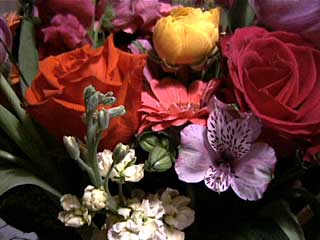
#> input picture images/blurA.bmp, 320 x 240 px
$ python analogies.py   (Python 2 division)
#> lines starting #> are read from the running program, lines starting #| are printed output that depends on the picture
import cv2
import numpy as np
from sklearn.neighbors import NearestNeighbors
from annoy import AnnoyIndex

def makePyramid(image, levels=4, filename=None):
    if filename:
        image = cv2.imread(filename)
    G = image.copy()
    gpImage = [G]
    for i in xrange(levels):
        G = cv2.pyrDown(G)
        gpImage.append(G)
    return gpImage

#numpy slicing/stacking is faster than python bytecode looping
def extractFeatures(features, neighborhoodSize, pixelI, pixelJ):
    height, width, num = features.shape
    radius = neighborhoodSize / 2
    startI, endI = pixelI - radius, pixelI + radius
    startJ, endJ = pixelJ - radius, pixelJ + radius
    mirrorTop, mirrorBottom, mirrorLeft, mirrorRight = [False]*4
    if startI < 0:
        startI = 0
        mirrorTop = True
    if endI > height - 1:
        endI = height - 1
        mirrorBottom = True
    if startJ < 0:
        startJ = 0
        mirrorLeft = True
    if endJ > width - 1:
        endJ = width - 1
        mirrorRight = True
    neighborhood = features[startI:endI + 1, startJ:endJ + 1]
    if mirrorTop:
        nH, nW, _ = neighborhood.shape
        toStack = neighborhood[0:neighborhoodSize - nH, :]
        neighborhood = np.vstack((np.flipud(toStack), neighborhood))
    if mirrorBottom:
        nH, nW, _ = neighborhood.shape
        toStack = neighborhood[nH*2 - neighborhoodSize:nH, :]
        neighborhood = np.vstack((neighborhood, np.flipud(toStack)))
    if mirrorLeft:
        nH, nW, _ = neighborhood.shape
        toStack = neighborhood[:, 0:neighborhoodSize - nW]
        neighborhood = np.hstack((np.fliplr(toStack), neighborhood))
    if mirrorRight:
        nH, nW, _ = neighborhood.shape
        toStack = neighborhood[:, nW*2 - neighborhoodSize:nW]
        neighborhood = np.hstack((neighborhood, np.fliplr(toStack)))
    neighborhood = np.array(neighborhood).reshape(neighborhoodSize*neighborhoodSize, num)
    neighborhood = neighborhood.reshape(neighborhood.shape[0]*neighborhood.shape[1])
    return neighborhood

def extractAllFeatures(features, neighborhoodSize):
    height, width, num = features.shape
    allF = []
    for i in range(height):
        for j in range(width):
            allF.append(extractFeatures(features, neighborhoodSize, i, j))
    return allF

def createImageAnalogy(A, A1, B):
    #Intialize B1
    height, width, channels = B.shape
    B1 = np.zeros((height,width,channels), np.uint8)

    #Compute Gaussian Pyramids
    levels = 4
    APyramid = makePyramid(A, levels)
    A1Pyramid = makePyramid(A1, levels)
    BPyramid = makePyramid(B, levels)
    B1Pyramid = makePyramid(B1, levels)

    #Features
    #features are BGR...for now
    AFeatures = A.copy()
    BFeatures = B.copy()

    #Search Structures
    #...

    #For level in coarsest to finest
    for l in reversed(xrange(levels)):
        print "level is: " + str(l)
        B1_l = B1Pyramid[l]
        B1_lh, B1_lw, _ = B1_l.shape
        print "level shape is: " + str(B1_l.shape)
        neigh = generateNN(APyramid, A1Pyramid, l, levels)
        #For pixel in B1_l in linescan order
        for i in range(0, B1_lh):
            for j in range(0, B1_lw):
                # print "Curr iter: " + str((i,j))
                p_x, p_y = bestMatch(neigh, BPyramid, B1Pyramid, l, (i, j), levels)
                B1_l[i][j] = A1[p_y][p_x]
        print "Done with level"
    return B1Pyramid

def generateNN(APyramid, A1Pyramid, l, levels=4):
    neigh = NearestNeighbors(n_neighbors=1, algorithm='kd_tree', metric='euclidean')
    A_l = APyramid[l]
    #the paper treats l - 1 as the coarser layer which is l+1 in our indexing
    A_l_1 = APyramid[l+1]
    A1_l = A1Pyramid[l]
    A1_l_1 = A1Pyramid[l+1]

    searchHeight, searchWidth, _ = A_l.shape
    completeSearchSpace = []
    for i in range(searchHeight):
        for j in range(searchWidth):
            #at coarsest level consider only this level
            if l >= levels - 1:
                A_lFeatures = extractFeatures(A_l, 5, i, j) #treat only layer as fine 5x5
                A1_lFeatures = extractFeatures(A1_l, 5, i, j) #treat only layer as fine 5x5
                Fp_l = np.hstack((A_lFeatures, A1_lFeatures))
            else:
                A_lFeatures = extractFeatures(A_l, 5, i, j) #fine 5x5 divide coordinates 2x?
                A_l_1Features = extractFeatures(A_l_1, 3, i/2, j/2) #coarse 3x3

                A1_lFeatures = extractFeatures(A1_l, 5, i, j)
                A1_l_1Features = extractFeatures(A1_l_1, 3, i/2, j/2)

                Fp_l = np.hstack((A_lFeatures, A_l_1Features, A1_lFeatures, A1_l_1Features))

            completeSearchSpace.append(Fp_l)
    completeSearchSpace = np.array(completeSearchSpace)
    neigh = ANN(completeSearchSpace)
    #neigh.fit(completeSearchSpace) old full KNN
    return neigh

def ANN(searchSpace):
    dimension = searchSpace[0].shape[0]
    t = AnnoyIndex(dimension, metric='euclidean')
    for i in range(len(searchSpace)):
        t.add_item(i, searchSpace[i])
    t.build(10)
    return t

def bestMatch(neigh, BPyramid, B1Pyramid, l, q, levels=4):
    B_l = BPyramid[l]
    #the paper treats l - 1 as the coarser layer which is l+1 in our indexing
    B_l_1 = BPyramid[l+1]
    B1_l = B1Pyramid[l]
    B1_l_1 = B1Pyramid[l+1]

    if l >= levels - 1:
        B_lFeatures = extractFeatures(B_l, 5, q[0], q[1]) #treat only layer as fine 5x5
        B1_lFeatures = extractFeatures(B1_l, 5, q[0], q[1]) #treat only layer as fine 5x5
        Fq_l = np.hstack((B_lFeatures, B1_lFeatures))
    else:
        B_lFeatures = extractFeatures(B_l, 5, q[0], q[1])
        B_l_1Features = extractFeatures(B_l_1, 3, q[0]/2, q[1]/2)

        B1_lFeatures = extractFeatures(B1_l, 5, q[0], q[1])
        B1_l_1Features = extractFeatures(B1_l_1, 3, q[0]/2, q[1]/2) #fine 5x5 multiply coordinates 2x?

        Fq_l = np.hstack((B_lFeatures, B_l_1Features, B1_lFeatures, B1_l_1Features))

    #Find
    indices = neigh.get_nns_by_vector(Fq_l,1)
    i = indices[0]
    x = i % B_l.shape[1]
    y = i / B_l.shape[1]
    return x, y

def main():
    A = cv2.imread('images/blurA.bmp')
#> A is the input picture: shape (240, 320, 3); mean B, G, R 47.6, 52.8, 93.6
    Ap = cv2.imread('images/blurAp.bmp')
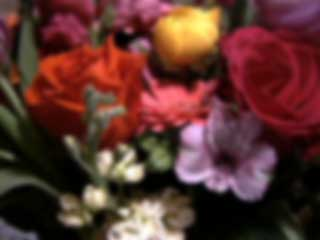
#> input picture images/blurAp.bmp, 320 x 240 px
#> Ap is the input picture: shape (240, 320, 3); mean B, G, R 46.7, 52.1, 93.1
    B = cv2.imread('images/blurB.bmp')
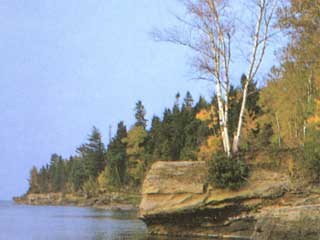
#> input picture images/blurB.bmp, 320 x 240 px
#> B is the input picture: shape (240, 320, 3); mean B, G, R 162.5, 157.7, 151.6
    # im = cv2.pyrDown(im)
    resultPyramid = createImageAnalogy(A, Ap, B)
#> the loop in makePyramid, `for i in xrange(levels):` made 4 passes
#> pass 1, in makePyramid, `G = cv2.pyrDown(G)`:
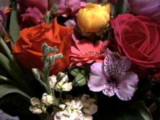
#> G: shape (120, 160, 3); mean B, G, R 47.7, 52.8, 93.6
#> after the loop in makePyramid, `for i in xrange(levels):`: gpImage = 5 items
#> the loop in makePyramid (call 2), `for i in xrange(levels):` made 4 passes
#> pass 1, in makePyramid (call 2), `G = cv2.pyrDown(G)`:
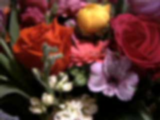
#> G: shape (120, 160, 3); mean B, G, R 46.8, 52.2, 93.2
#> the loop in makePyramid (call 3), `for i in xrange(levels):` made 4 passes
#> pass 1, in makePyramid (call 3), `G = cv2.pyrDown(G)`:
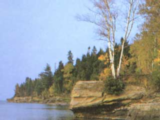
#> G: shape (120, 160, 3); mean B, G, R 163, 158, 151.8
#> pass 3, in makePyramid (call 3), `G = cv2.pyrDown(G)`:
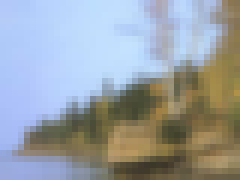
#> G: shape (30, 40, 3) (shown 6 times larger); mean B, G, R 166, 159.7, 152.9
#> in createImageAnalogy, `B1Pyramid = makePyramid(B1, levels)`: B1: shape (240, 320, 3); every value is 0
#> the loop in createImageAnalogy, `for l in reversed(xrange(levels)):` made 1 pass
#> pass 1, in generateNN, `completeSearchSpace = np.array(completeSearchSpace)`:
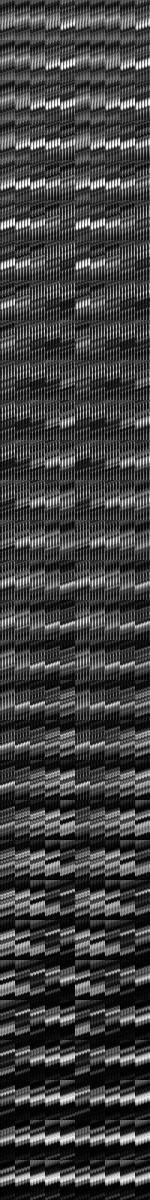
#> completeSearchSpace: shape (1200, 150); min 0, max 254, mean 64.6
#> after the loop in createImageAnalogy, `for l in reversed(xrange(levels)):`: B1_l: shape (30, 40, 3); every value is 0
    cv2.imshow('result', resultPyramid[0])
    cv2.imshow('result1', resultPyramid[1])
    cv2.imshow('result2', resultPyramid[2])
    cv2.imshow('result3', resultPyramid[3])


if __name__ == "__main__":
    main()
#> (the call stopped at in ANN, `t = AnnoyIndex(dimension, metric='euclidean')`: annoy is not available in this run)
